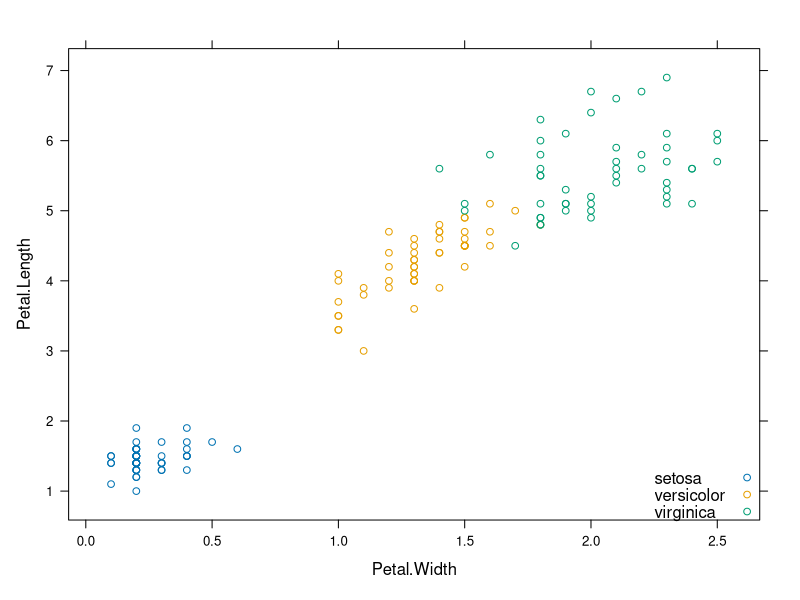
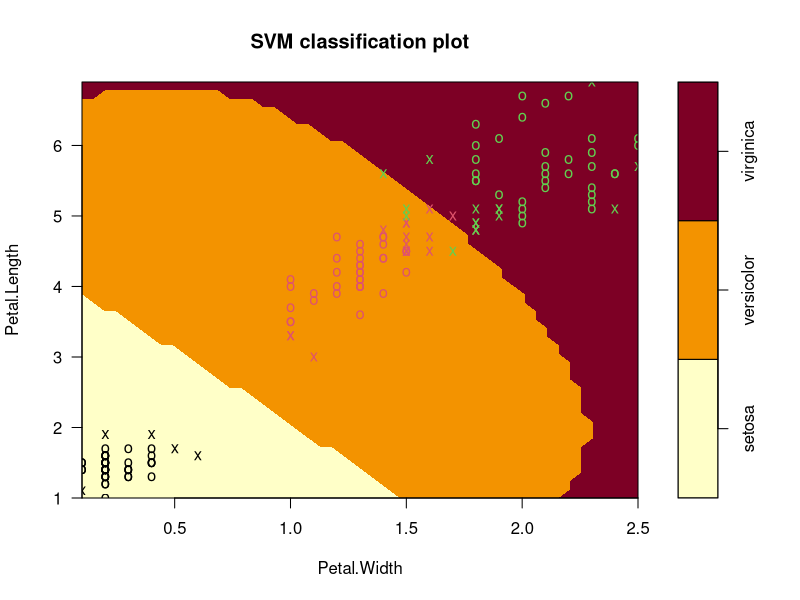

Write the R code that produced these figures, in order. (Note: this script raises an error after producing the figures.)
library(lattice)
library(e1071)
library(data.table)
xyplot(Petal.Length ~ Petal.Width, data = iris, groups = Species, auto.key=list(corner=c(1,0)))

data(iris)
attach(iris)
subdata = iris[iris$Species != 'virginica',]
sampledata = iris[sample(1:nrow(iris),nrow(iris)/3),]
subdata$Species = factor(subdata$Species)
# model = svm(Species ~ Petal.Length + Petal.Width,data = subdata)

model = svm(Species ~ Petal.Length + Petal.Width,data = iris,subdata = sampledata)
plot(model, iris, Petal.Length ~ Petal.Width)
pred = predict(model,x)
table(pred,y)

model2 <- svm(Species ~ ., data = iris)
pred2 = predict(model2,x)
table(pred2,y)
plot(model2,iris,Petal.Length ~ Petal.Width)

x = iris[,-5]
y = iris[,5]
model3 = svm(x,y,kernel = "radial",gamma = if(is.vector(x)) 1 else 1/ncol(x))
pred3 = predict(model3,x)
pred4 = predict(model3,x,decision.values = TRUE)
table(pred3,y)

plot(model3,iris,Petal.Length ~ Petal.Width)

plot(cmdscale(dist(iris[,-5])),col = c("orange","blue","green")[as.integer(iris[,5])],pch = c("o","+")[1:150 %in% model3$index + 1])  

legend(1.8, -0.8, c("setosa","versicolor","virgincia"),col = c("orange","blue","green"), lty = 1)  

#使用svm范例
library(rpart)
# install.packages("mlbench")
data(Glass, package="mlbench")
index <- 1:nrow(Glass)
testindex <- sample(index, trunc(length(index)/3))
testset <- Glass[testindex,]
trainset <- Glass[-testindex,]
svm.model <- svm(Type ~ ., data = trainset, cost = 100, gamma = 1)
svm.pred <- predict(svm.model, testset[,-10])

rpart.model <- rpart(Type ~ ., data = trainset)
rpart.pred <- predict(rpart.model, testset[,-10], type = "class")
table(pred = svm.pred, true = testset[,10])
table(pred = rpart.pred, true = testset[,10])
classAgreement(tab = table(pred = svm.pred, true = testset[,10]))


# Tips on practical use
# ❼ Note that SVMs may be very sensible to the proper choice of parameters,
# so allways check a range of parameter combinations, at least on a
# reasonable subset of your data.
# ❼ For classification tasks, you will most likely use C-classification with the
# RBF kernel (default), because of its good general performance and the
# few number of parameters (only two: C and γ). The authors of libsvm
# suggest to try small and large values for C—like 1 to 1000—first, then to
# decide which are better for the data by cross validation, and finally to try
# several γ’s for the better C’s.
# ❼ However, better results are obtained by using a grid search over all parameters.
# For this, we recommend to use the tune.svm() function in
# e1071.
# ❼ Be careful with large datasets as training times may increase rather fast.
# ❼ Scaling of the data usually drastically improves the results. Therefore,
# svm() scales the data by default.

